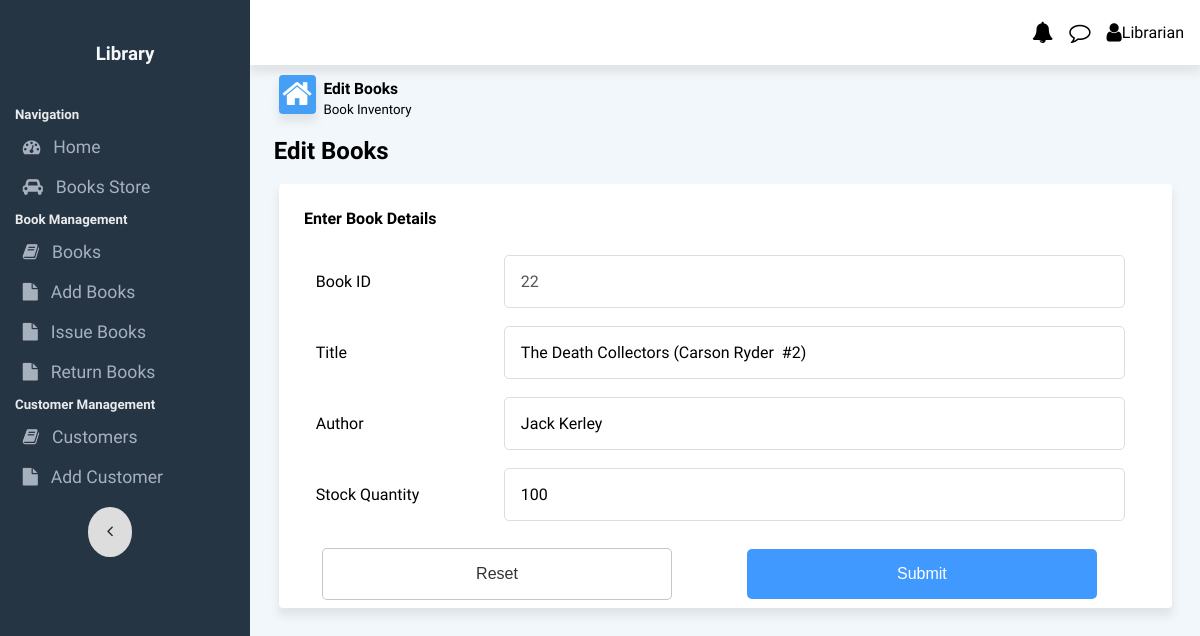
The page /books/edit/22 on the database as committed earlier.
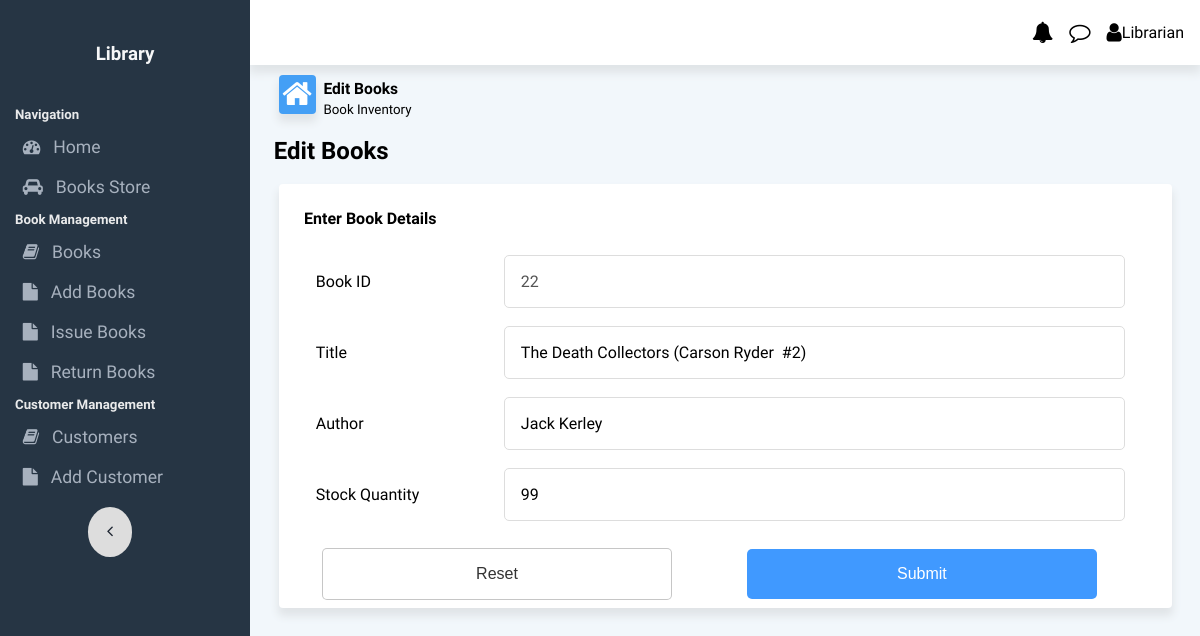
The same page on the database as committed later.
### app.py (models this page shows, shortened)
class Books(db.Model):
    __tablename__ = 'books'
    book_id = db.Column(db.Integer, primary_key=True, autoincrement=True)
    title = db.Column(db.String(255), nullable=False)
    authors = db.Column(db.String(255), nullable=False)
    stockQty = db.Column(db.Integer, nullable=False, default=0)
    timesIssued = db.Column(db.Integer, nullable=False, default=0)

### app.py (the view)
@app.route('/books/edit/<int:id>', methods=['GET', 'POST'])
def update_book(id):
    book = Books.query.filter_by(book_id=id).first()
    if request.method=='POST':
        title=request.form['title']
        authors=request.form['authors']
        stockQty=request.form['stockQty']
        book.title = title
        book.authors = authors
        book.stockQty = stockQty
        db.session.commit()
        return redirect('/books')
    else:
        return render_template('edit_book.html',book=book)

### templates/edit_book.html (shortened to what this page needs)
{% extends 'base.html' %}
{% block body %}
<div class="content-area">
    <div class="flexContainer" id="dashboardLineContainer">
        <div class="flex-40 dashboardLine">
            <i class="fa fa-home fa-2x" style="float: left;" id="homeIcon"></i>
            <div style="margin-bottom: 0;margin-top: 0;">
                <h3 style="margin-bottom: 0;margin-top: 2px;"><small>Edit Books</small> </h3>
                <p style="margin-bottom: 0;margin-top: 0;"><small>Book Inventory</small> </p>
            </div>
        </div>
    </div>
</div>
<h2 style="margin: 1% 2.5% 1% 2.5%;">Edit Books</h2>
<div class="cardRow2 tablecard">
    <form method="POST" action="/books/edit/{{book.book_id}}">
        <h4>Enter Book Details</h4>
        <table id="addTeacherTable">
            <tr>
                <td style="width: 20%;"><label class="formLabel">Book ID</label></td>
                <td style="width: 60%;"><input type="text" name="book_id" id="book_id" value="{{book.book_id}}" disabled aria-disabled="true"
                        class="formInput"></td>
            </tr>
            <tr>
                <td style="width: 20%;"><label class="formLabel">Title</label></td>
                <td style="width: 60%;"><input type="text" name="title" id="title" value="{{book.title}}"
                        class="formInput" required aria-required="true"></td>
            </tr>
            <tr>
                <td><label class="formLabel">Author</label></td>
                <td><input type="text" name="authors" id="authors" class="formInput" value="{{book.authors}}" required aria-required="true"></td>
            </tr>
            <tr>
                <td> <label class="formLabel">Stock Quantity</label></td>
                <td><input type="text" name="stockQty" id="stockQty" class="formInput" value="{{book.stockQty}}" required aria-required="true"></td>
            </tr>
                <td colspan="2"></td>
        </table>
        <input type="reset" class="dropbtn2" value="Reset"
            style="background-color: #fff;border: 1px solid rgba(0, 0, 0, 0.225);color: #333;">
        <input type="submit" class="dropbtn2" value="Submit">
    </form>
</div>
{% endblock %}

Rows that differ between the two databases and show on the page:
changed Books "The Death Collectors (Carson Ryder #2)": stockQty "100" → "99"
